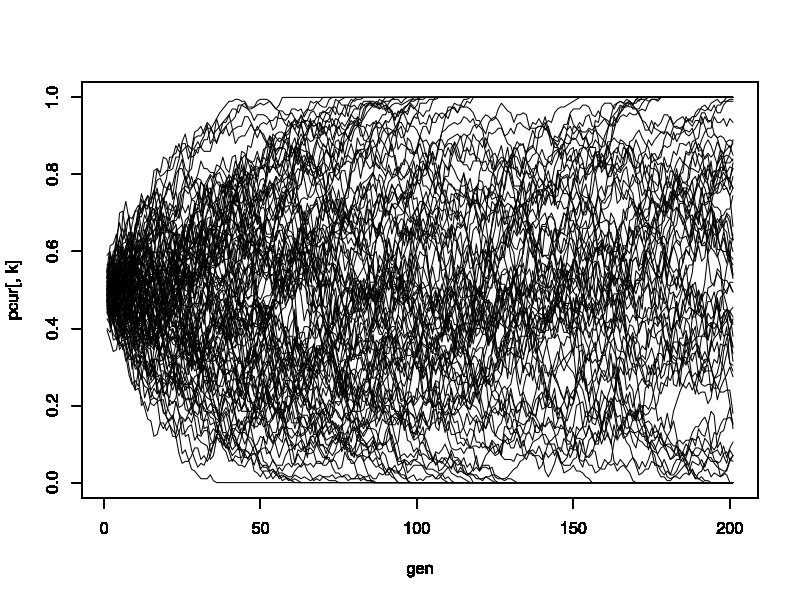

Write R code to recreate this figure.
# WFsim.r  simple simulations of the Wright-Fisher model

# Initialize popsize (N), number of samples (samp), number of 
# generations (ngen) and starting frequency (startfreq)

# Note this is for a haploid population of size N.

N<-200
nsamp<-100
ngen<-200
startfreq<-.5

#Wright-Fisher is simply recurrent binomial sampling over generations

x<-rbinom(nsamp,N,startfreq)
p<-x/N
pcur<-p

for (i in 1:ngen){
x<-rbinom(nsamp,N,p)
p<-x/N
pcur<-rbind(pcur,p)
}

#Now plot these trajectories
gen<-seq(1,ngen+1)
for (k in 1:nsamp){
plot(gen,pcur[,k],type="l",ylim=c(0,1))
par(new=TRUE)
}


